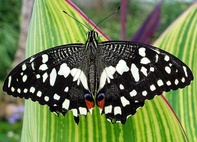
#> input picture Homework1/src/butterfly.jpg, 197 x 142 px, shrunk from 493 x 356 before the run
$ python hw1_ex4_Stefan_Weber_bilinear_interp.py
#> lines starting #> are read from the running program, lines starting #| are printed output that depends on the picture
"""

Introduction to Signal and Image Processing
Homework 1

Created on Mar 16, 2020
@author: Stefan weber

"""

import sys
import os
import numpy as np
import matplotlib.pyplot as plt


def test_interp():
    # Tests the interp() function with a known input and output
    # Leads to error if test fails

    x = np.array([1, 2, 3, 4, 5, 6, 7, 8])
    y = np.array([0.2, 0.4, 0.6, 0.4, 0.6, 0.8, 1.0, 1.1])
    x_new = np.array((0.5, 2.3, 3, 5.45))
    y_new_solution = np.array([0.2, 0.46, 0.6, 0.69])
    y_new_result = interp(y, x, x_new)
    np.testing.assert_almost_equal(y_new_solution, y_new_result)


def test_interp_1D():
    # Test the interp_1D() function with a known input and output
    # Leads to error if test fails

    y = np.array([0.2, 0.4, 0.6, 0.4, 0.6, 0.8, 1.0, 1.1])
    y_rescaled_solution = np.array([
        0.20000000000000001, 0.29333333333333333, 0.38666666666666671,
        0.47999999999999998, 0.57333333333333336, 0.53333333333333333,
        0.44000000000000006, 0.45333333333333331, 0.54666666666666663,
        0.64000000000000001, 0.73333333333333339, 0.82666666666666677,
        0.91999999999999993, 1.0066666666666666, 1.0533333333333335,
        1.1000000000000001
    ])
    y_rescaled_result = interp_1D(y, 2)
    np.testing.assert_almost_equal(y_rescaled_solution, y_rescaled_result)


def test_interp_2D():
    # Tests interp_2D() function with a known and unknown output
    # Leads to error if test fails

    matrix = np.array([[1, 2, 3], [4, 5, 6]])
    matrix_scaled = np.array([[1., 1.4, 1.8, 2.2, 2.6, 3.],
                              [2., 2.4, 2.8, 3.2, 3.6, 4.],
                              [3., 3.4, 3.8, 4.2, 4.6, 5.],
                              [4., 4.4, 4.8, 5.2, 5.6, 6.]])

    result = interp_2D(matrix, 2)
    np.testing.assert_almost_equal(matrix_scaled, result)


def interp(y_vals, x_vals, x_new):
    # Computes interpolation at the given abscissas
    #
    # Inputs:
    #   x_vals: Given inputs abscissas, numpy array
    #   y_vals: Given input ordinates, numpy array
    #   x_new : New abscissas to find the respective interpolated ordinates, numpy
    #   arrays
    #
    # Outputs:
    #   y_new: Interpolated values, numpy array

    ################### PLEASE FILL IN THIS PART ###############################

    # initialize Array that will be filled with interpolated y values
    y_new = np.array([])

    # For loop trough all new x values
    for i in range(len(x_new)):

        #finding the minimum and make sure that always the left x values will be chosen
        diff =  x_new[i] - x_vals
        diff = np.where(diff >= 0, diff, np.inf)

        index = diff.argmin()

        #index = (np.abs(x_vals - x_new[i])).argmin()

        # if new x value is not in the range of the old x value
        if x_new[i] <= np.amin(x_vals):
             y_new = np. append(y_new, y_vals[0])

        elif x_new[i] >= np.amax(x_vals):
             y_new = np. append(y_new, y_vals[-1])

        # interpolate for the new y value
        else:
            y_new = np. append(y_new, y_vals[index]+ (y_vals[index +1] - y_vals[index]) * (x_new[i]-x_vals[index])/(x_vals[index +1] - x_vals[index]))


    # Solution withe np.interp
    #for i in range(len(x_new)):
    #    y_new = np.append(y_new, np.interp(x_new[i], x_vals, y_vals))


    return y_new


def interp_1D(signal, scale_factor):
    # Linearly interpolates one dimensional signal by a given saling fcator
    #
    # Inputs:
    #   signal: A one dimensional signal to be samples from, numpy array
    #   scale_factor: scaling factor, float
    #
    # Outputs:
    #   signal_interp: Interpolated 1D signal, numpy array

    ################### PLEASE FILL IN THIS PART ##############################

    # generate old and new x values
    samplesNew = int(len(signal) * scale_factor)
    samplesOld = len(signal)
    x_vals =np.array( np.linspace(0, 1, num=samplesOld))
    x_new =np.array( np.linspace(0, 1, num=samplesNew))

    # reuse the function
    signal_interp = interp(signal, x_vals, x_new)


    return signal_interp


def interp_2D(img, scale_factor):
    # Applies bilinear interpolation using 1D linear interpolation
    # It first interpolates in one dimension and passes to the next dimension
    #
    # Inputs:
    #   img: 2D signal/image (grayscale or RGB), numpy array
    #   scale_factor: Scaling factor, float
    #
    # Outputs:
    #   img_interp: interpolated image with the expected output shape, numpy array

    ################### PLEASE FILL IN THIS PART ###############################

    # if it's a RGB image the length of the shape will be 3
#> called with img = array of shape (2, 3), scale_factor = 2
    if len(img.shape) == 3:
        # init array for interpolation in the first axis
        img_interp1 = np.zeros(shape=(img.shape[0],int(img.shape[1]*scale_factor),3))
        # interpola through all RGB channels
        for i in range(img.shape[0]):
            img_interp1[i,:,0] = interp_1D(img[i,:,0], scale_factor)
            img_interp1[i,:,1] = interp_1D(img[i,:,1], scale_factor)
            img_interp1[i,:,2] = interp_1D(img[i,:,2], scale_factor)

        #init final Image
        img_interp = np.zeros(shape=(int(img.shape[0]*scale_factor),int(img.shape[1]*scale_factor),3))
        # interpolate in the second axis
        for k in range(img_interp1.shape[1]):
            img_interp[:,k,0] = interp_1D(img_interp1[:,k,0], scale_factor)
            img_interp[:,k,1] = interp_1D(img_interp1[:,k,1], scale_factor)
            img_interp[:,k,2] = interp_1D(img_interp1[:,k,2], scale_factor)

    # if it's a grayscale image there will be only one intensity channel
    else:
        # init array for interpolation in the first axis
        img_interp1 = np.zeros(shape=(img.shape[0],int(img.shape[1]*scale_factor)))
        # interpolate in the first axis
        for i in range(img.shape[0]):
            img_interp1[i,:] = interp_1D(img[i,:], scale_factor)

        # init final image
        img_interp = np.zeros(shape=(int(img.shape[0]*scale_factor),int(img.shape[1]*scale_factor)))
        # interpolate in the second axis
        for k in range(img_interp1.shape[1]):
            img_interp[:,k] = interp_1D(img_interp1[:,k], scale_factor)

    return img_interp


# set arguments
# filename = 'bird.jpg'
filename = 'butterfly.jpg'
scale_factor = 1.5  # Scaling factor

# Before trying to directly test the bilinear interpolation on an image, we
# test the intermediate functions to see if the functions that are coded run
# correctly and give the expected results.

print('...................................................')
print('Testing test_interp()...')
test_interp()
print('done.')

print('Testing interp_1D()....')
test_interp_1D()
print('done.')

print('Testing interp_2D()....')
test_interp_2D()
print('done.')

print('Testing bilinear interpolation of an image...')
# Read image as a matrix, get image shapes before and after interpolation
img = (plt.imread(filename)).astype('float')  # need to convert to float
in_shape = img.shape  # Input image shape
#> in_shape = (142, 197, 3)

# Apply bilinear interpolation
img_int = interp_2D(img, scale_factor)
#> call 2 of interp_2D, with scale_factor = 1.5
#> after the loop in interp_2D (call 2), `for i in range(img.shape[0]):`:
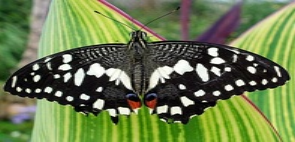
#> img_interp1: shape (142, 295, 3) float64; mean R, G, B 107, 123.5, 77.3
#> after the loop in interp_2D (call 2), `for k in range(img_interp1.shape[1]):`:
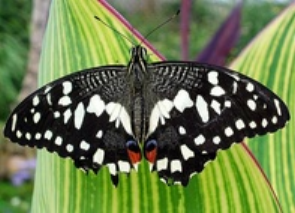
#> img_interp: shape (213, 295, 3) float64; mean R, G, B 106.9, 123.4, 77.3
print('done.')

# Now, we save the interpolated image and show the results
print('Plotting and saving results...')
plt.figure()
plt.imshow(img_int.astype('uint8'))  # Get back to uint8 data type
filename, _ = os.path.splitext(filename)
plt.savefig('{}_rescaled.jpg'.format(filename))
plt.close()

plt.figure()
plt.subplot(1, 2, 1)
plt.imshow(img.astype('uint8'))
plt.title('Original')
plt.subplot(1, 2, 2)
plt.imshow(img_int.astype('uint8'))
plt.title('Rescaled by {:2f}'.format(scale_factor))
print('Do not forget to close the plot window --- it happens:) ')
plt.show()
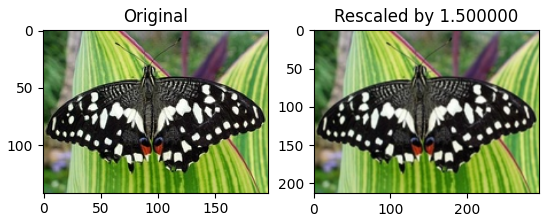
#> figure drawn by matplotlib, 2 panels

print('done.')

$ run again, with Homework1/src/bird.jpg copied over Homework1/src/butterfly.jpg
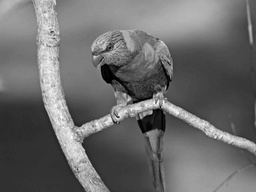
#> input picture Homework1/src/bird.jpg, 256 x 192 px, shrunk from 640 x 480 before the run
#> after the loop in interp_2D (call 2), `for i in range(img.shape[0]):`:
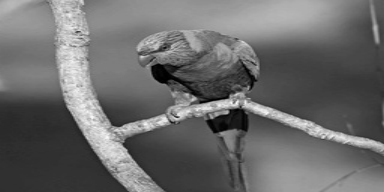
#> img_interp1: shape (192, 384) float64; min 0, max 249.2, mean 107.5
#> `plt.show()`:
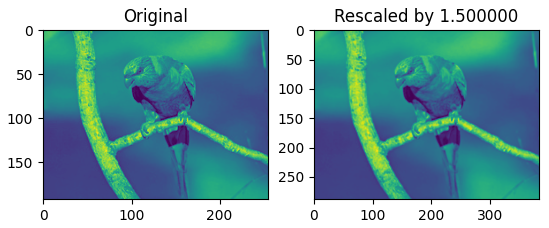
#> figure drawn by matplotlib, 2 panels
